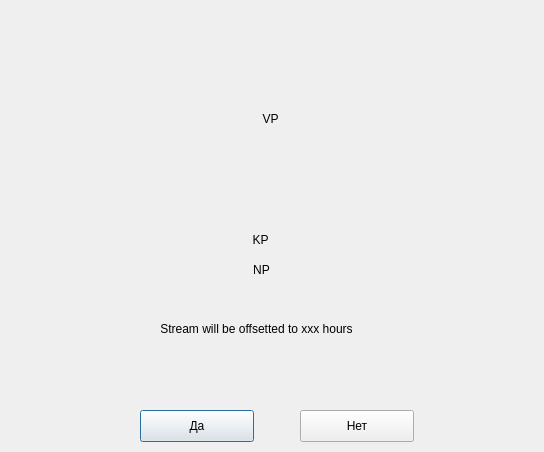
<?xml version="1.0" encoding="UTF-8"?>
<ui version="4.0">
 <class>DialogStreamOffset</class>
 <widget class="QDialog" name="DialogStreamOffset">
  <property name="geometry">
   <rect>
    <x>0</x>
    <y>0</y>
    <width>544</width>
    <height>452</height>
   </rect>
  </property>
  <property name="windowTitle">
   <string>Dialog</string>
  </property>
  <widget class="QLabel" name="label_VP">
   <property name="geometry">
    <rect>
     <x>30</x>
     <y>19</y>
     <width>481</width>
     <height>201</height>
    </rect>
   </property>
   <property name="font">
    <font>
     <stylestrategy>PreferAntialias</stylestrategy>
    </font>
   </property>
   <property name="text">
    <string>VP</string>
   </property>
   <property name="textFormat">
    <enum>Qt::RichText</enum>
   </property>
   <property name="alignment">
    <set>Qt::AlignCenter</set>
   </property>
  </widget>
  <widget class="QLabel" name="label_KP">
   <property name="geometry">
    <rect>
     <x>70</x>
     <y>230</y>
     <width>381</width>
     <height>20</height>
    </rect>
   </property>
   <property name="text">
    <string>KP</string>
   </property>
   <property name="alignment">
    <set>Qt::AlignCenter</set>
   </property>
  </widget>
  <widget class="QLabel" name="label_NP">
   <property name="geometry">
    <rect>
     <x>71</x>
     <y>260</y>
     <width>381</width>
     <height>20</height>
    </rect>
   </property>
   <property name="text">
    <string>NP</string>
   </property>
   <property name="alignment">
    <set>Qt::AlignCenter</set>
   </property>
  </widget>
  <widget class="QLabel" name="label_Message">
   <property name="geometry">
    <rect>
     <x>91</x>
     <y>290</y>
     <width>331</width>
     <height>91</height>
    </rect>
   </property>
   <property name="text">
    <string>Stream will be offsetted to xxx hours
</string>
   </property>
   <property name="alignment">
    <set>Qt::AlignCenter</set>
   </property>
  </widget>
  <widget class="QPushButton" name="pushButton_YES">
   <property name="geometry">
    <rect>
     <x>140</x>
     <y>410</y>
     <width>114</width>
     <height>32</height>
    </rect>
   </property>
   <property name="text">
    <string>Да</string>
   </property>
  </widget>
  <widget class="QPushButton" name="pushButton_NO">
   <property name="geometry">
    <rect>
     <x>300</x>
     <y>410</y>
     <width>114</width>
     <height>32</height>
    </rect>
   </property>
   <property name="text">
    <string>Нет</string>
   </property>
  </widget>
 </widget>
 <resources/>
 <connections/>
</ui>
